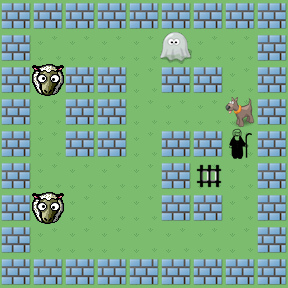

This is a level from a 2D game, rendered from its Tiled map with the project's own tilesets. A one-line summary and the complete map file follow:
An orthogonal 9x9 tile map with 32x32 px tiles, 1 tile layer (Tile Layer 1).

<map version="1.0" orientation="orthogonal" width="9" height="9" tilewidth="32" tileheight="32">
 <tileset firstgid="1" name="ghostbusters_tileset" tilewidth="32" tileheight="32">
  <image source="ghostbusters_tileset.png" width="128" height="96" />
 </tileset>
 <layer name="Tile Layer 1" width="9" height="9">
  <data>
   <tile gid="5" />
   <tile gid="5" />
   <tile gid="5" />
   <tile gid="5" />
   <tile gid="5" />
   <tile gid="5" />
   <tile gid="5" />
   <tile gid="5" />
   <tile gid="5" />
   <tile gid="5" />
   <tile gid="1" />
   <tile gid="1" />
   <tile gid="1" />
   <tile gid="1" />
   <tile gid="3" />
   <tile gid="1" />
   <tile gid="1" />
   <tile gid="5" />
   <tile gid="5" />
   <tile gid="6" />
   <tile gid="5" />
   <tile gid="5" />
   <tile gid="1" />
   <tile gid="5" />
   <tile gid="5" />
   <tile gid="1" />
   <tile gid="5" />
   <tile gid="5" />
   <tile gid="1" />
   <tile gid="5" />
   <tile gid="5" />
   <tile gid="1" />
   <tile gid="1" />
   <tile gid="1" />
   <tile gid="2" />
   <tile gid="5" />
   <tile gid="5" />
   <tile gid="1" />
   <tile gid="5" />
   <tile gid="5" />
   <tile gid="1" />
   <tile gid="5" />
   <tile gid="5" />
   <tile gid="9" />
   <tile gid="5" />
   <tile gid="5" />
   <tile gid="1" />
   <tile gid="1" />
   <tile gid="1" />
   <tile gid="1" />
   <tile gid="5" />
   <tile gid="10" />
   <tile gid="1" />
   <tile gid="5" />
   <tile gid="5" />
   <tile gid="6" />
   <tile gid="1" />
   <tile gid="1" />
   <tile gid="1" />
   <tile gid="5" />
   <tile gid="5" />
   <tile gid="1" />
   <tile gid="5" />
   <tile gid="5" />
   <tile gid="1" />
   <tile gid="1" />
   <tile gid="1" />
   <tile gid="1" />
   <tile gid="1" />
   <tile gid="1" />
   <tile gid="1" />
   <tile gid="5" />
   <tile gid="5" />
   <tile gid="5" />
   <tile gid="5" />
   <tile gid="5" />
   <tile gid="5" />
   <tile gid="5" />
   <tile gid="5" />
   <tile gid="5" />
   <tile gid="5" />
  </data>
 </layer>
</map>